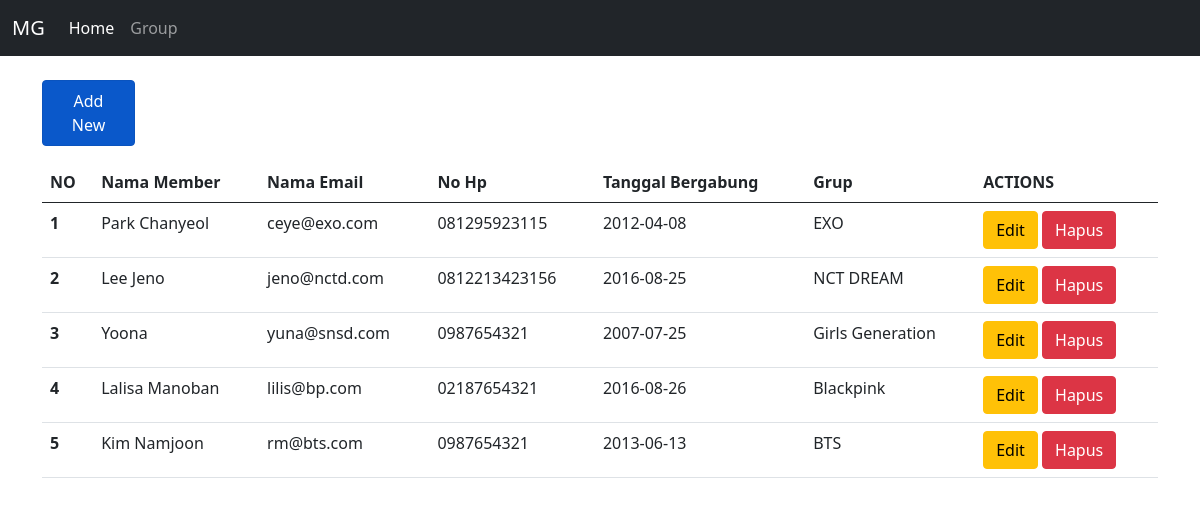
Screenshot of /program/index.php with the database file from the repository.
### tables this page shows
CREATE TABLE `members` (
  `id` int(11) NOT NULL,
  `name` varchar(255) NOT NULL,
  `email` varchar(255) NOT NULL,
  `phone` varchar(255) NOT NULL,
  `join_date` date NOT NULL,
  `id_grup` int(11) NOT NULL
);

CREATE TABLE `grup` (
  `id_grup` int(11) NOT NULL,
  `nama_grup` varchar(255) NOT NULL,
  `nama_fandom` varchar(255) NOT NULL,
  `nama_agensi` varchar(255) NOT NULL,
  `debut` date NOT NULL
);

### program/controllers/MembersController.php (called while the page is built, shortened)
<?php
include_once("models/Group.php");
include_once("views/MembersView.php");
class MembersController
{
    private $members;
    function __construct()
    {
        $this->members = new Members(conf::$db_host, conf::$db_user, conf::$db_pass, conf::$db_name);
    }
    public function index()
    {
        $this->members->open();
        $this->members->getMembers();
        $data = array();
        while ($row = $this->members->getResult()) {
            array_push($data, $row);
        }
        $view = new MembersView();
        $view->render($data);
    }
}

### program/models/DB.php (called while the page is built, shortened)
<?php
class DB
{
    var $db_host = "";
    var $db_user = "";
    var $db_pass = "";
    var $db_name = "";
    var $db_link = "";
    function __construct($db_host, $db_user, $db_pass, $db_name)
    {
        $this->db_host = $db_host;
        $this->db_user = $db_user;
        $this->db_pass = $db_pass;
        $this->db_name = $db_name;
    }
    function open()
    {
        $this->db_link = mysqli_connect($this->db_host, $this->db_user, $this->db_pass, $this->db_name);
    }
    function execute($query)
    {
        $this->result = mysqli_query($this->db_link, $query);
        return $this->result;
    }
}
?>

### program/models/Members.php (called while the page is built, shortened)
<?php
class Members extends DB
{
    function getMembers()
    {
        $query = "SELECT * FROM members JOIN grup ON members.id_grup=grup.id_grup ORDER BY members.ID";
        return $this->execute($query);
    }
}

### program/views/MembersView.php (the view, shortened to what this page needs)
<?php
  class MembersView {
    public function render($data){
      $no = 0;
      $dataMembers = null;
      foreach($data as $val){
        $dataMembers .= '<tr>
                <th scope="row">' . ++$no . '</th>
                <td>' . $val['name'] . '</td>
                <td>' . $val['email'] . '</td>
                <td>' . $val['phone'] . '</td>
                <td>' . $val['join_date'] . '</td>
                <td>' . $val['nama_grup'] . '</td>
                <td>
                  <a href="index.php?id=' . $val['id'] .  '" class="btn btn-warning">Edit</a>
                  <a href="index.php?hapus=' . $val['id'] . '" class="btn btn-danger">Hapus</a>
                </td>
              </tr>';
      }
      $data_active = null;
      $data_active .=
      '<li class="nav-item">
        <a class="nav-link active" aria-current="page" href="index.php">Home</a>
      </li>
      <li class="nav-item">
        <a class="nav-link " href="group.php">Group</a>
      </li>';
    }
  }
?>

### program/index.php (shortened to what this page needs)
<?php
include_once("models/Template.php");
include_once("models/DB.php");
include_once("controllers/MembersController.php");
$members = new MembersController();
if (isset($_POST['btn-submit'])) {
        $members->addMembers($_POST);
} else if (isset($_GET['id'])) {
        $id = $_GET['id'];
        $members->editForm($id);
} else if (isset($_POST['btn-update'])) {
        $id = $_POST['id'];
        $members->edit($id, $_POST);
} else if(!empty($_GET['addForm'])){
        $members->addForm();
}else{
        $members->index();
}
?>

### program/models/Template.php (shortened to what this page needs)
<?php
class Template
{
    var $content = '';
    function __construct($filename='')
    {
        $this->content = implode('', @file($filename));
    }
    function clear()
    {
        $this->content = preg_replace("/DATA_[A-Z|_|0-9]+/", "", $this->content);
    }
    function write()
    {
        print $this->content;
    }
    function replace($old = '', $new = '')
    {
        if (is_int($new)) {
            $value = sprintf("%d", $new);
        }
        elseif (is_float($new)) {
            $value = sprintf("%f", $new);
        }
        elseif (is_array($new)) {
            $value = '';
            foreach ($new as $item) {
                $value .= $item. ' ';
            }
        }
        else {
            $value = $new;
        }
        $this->content = preg_replace("/$old/", $value, $this->content);
    }
}
?>

### rows the page displays
members: name "Park Chanyeol", email "ceye@exo.com", phone "081295923115", join_date "2012-04-08", id_grup.nama_grup "EXO"
members: name "Lee Jeno", email "jeno@nctd.com", phone "0812213423156", join_date "2016-08-25", id_grup.nama_grup "NCT DREAM"
members: name "Yoona", email "yuna@snsd.com", phone "0987654321", join_date "2007-07-25", id_grup.nama_grup "Girls Generation"
members: name "Lalisa Manoban", email "lilis@bp.com", phone "02187654321", join_date "2016-08-26", id_grup.nama_grup "Blackpink"
members: name "Kim Namjoon", email "rm@bts.com", phone "0987654321", join_date "2013-06-13", id_grup.nama_grup "BTS"

### other values shown
$this->content "MG Add New NO Nama Member Nama Email No Hp Tanggal Bergabung Grup ACTIONS"
